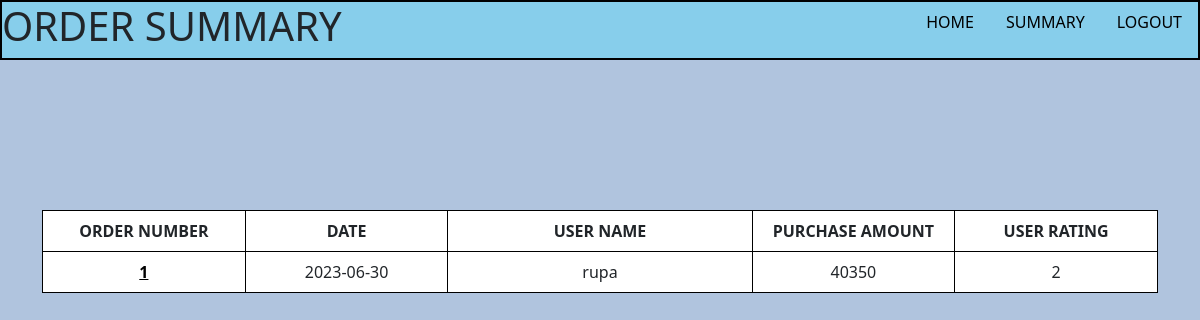
Screenshot of /admin/summary/order (signed in) with the database file from the repository.
### models_grocery_login.py (models this page shows)
class Total(db.Model):
    total_ordernumber=db.Column(db.Integer(),primary_key=True)
    total_orderamount=db.Column(db.Integer())
    total_orderaddress=db.Column(db.String())
    total_orderaddress2=db.Column(db.String())
    total_ordercity=db.Column(db.String())
    total_orderstate=db.Column(db.String())
    total_orderzip=db.Column(db.Integer())
    total_orderrating=db.Column(db.Integer())
    total_orderdate=db.Column(db.Date(),nullable=False)

class Users(db.Model,UserMixin):
    id=db.Column(db.Integer(),autoincrement=True, primary_key=True)
    username=db.Column(db.String(), unique=True)
    password=db.Column(db.String(),nullable=False)
    role=db.Column(Enum('admin','user'),nullable=False)
    address=db.Column(db.String())
    address2=db.Column(db.String())
    city=db.Column(db.String())
    state=db.Column(db.String())
    zip=db.Column(db.Integer())
    ubooking=db.relationship('Order',backref="book")

### grocery_app_login_api.py (the view)
@app.route("/admin/summary/order",methods=["GET","POST"])
@login_required
def ordersummary():
    if current_user.role=='admin':
        tot=Total.query.all()
        ord=Order.query.all()
        user=Users.query.all()
        name={}
        for i in ord:
            name[i.order_number]=Users.query.filter_by(id=i.order_userid).first().username
        return render_template('order_summary.html',tot=tot,name=name)

### grocery_app_login_api.py (called while the page is built)
@login_manager.user_loader
def load_user(user_id):
    return Users.query.get(user_id)

### templates/order_summary.html (shortened to what this page needs)
<!DOCTYPE html>
<html lang="en">
<head>
  <link href="https://cdn.jsdelivr.net/npm/bootstrap@5.3.0-alpha1/dist/css/bootstrap.min.css" rel="stylesheet">
</head>
<body style="background-color:lightsteelblue ;">
  <div style='border:2px solid black;background-color: skyblue;' class="d-flex justify-content-between">
    <div style="justify-content:flex-start">
      <h1 style="display:inline-block">ORDER SUMMARY</h1>
    </div>
    <ul class="nav justify-content-end">
      <li class="nav-item">
        <a class="nav-link" href="/admin/home">HOME</a>
      </li>
      <li class="nav-item">
        <a class="nav-link" href="/admin/summary">SUMMARY</a>
      </li>
      <li class="nav-item">
        <a class="nav-link" href="/logout">LOGOUT</a>
      </li>
    </ul>
  </div>
  <div class="container text-center" style="position:relative;top:150px">
        <table class="table">
          <thead style="background-color:dimgrey;">
            <tr>
              <th style="width: 200px" scope="col">ORDER NUMBER</th>
              <th style="width: 200px"scope="col">DATE</th>
              <th scope="col"style="width: 300px">USER NAME</th>
              <th style="width: 200px"scope="col">PURCHASE AMOUNT</th>
              <th style="width: 200px"scope="col">USER RATING</th>
            </tr>
          </thead>
          <tbody>
            {% for i in tot %}
            <tr>
              <th><a href="/admin/order/{{ i.total_ordernumber }}" style="color:black">{{ i.total_ordernumber }}</a></th>
              <td>{{ i.total_orderdate }}</td>
              <td>{{ name[i.total_ordernumber] }}</td>
              <td>{{ i.total_orderamount }}</td>
              <td>{{ i.total_orderrating }}</td>
            </tr>
            {% endfor %}
          </tbody>
  </div>
</body>
</html>

### templates/order_summary.html (style rules this page uses)
.nav-link,.btn-link { color:black }
.table { border-collapse: collapse; }
.table th, .table td { border: 1px solid black; padding: 8px; }

### rows the page displays
Total: total_ordernumber "1", total_orderdate "2023-06-30", total_orderamount "40350", total_orderrating "2"
Users: username "rupa"
